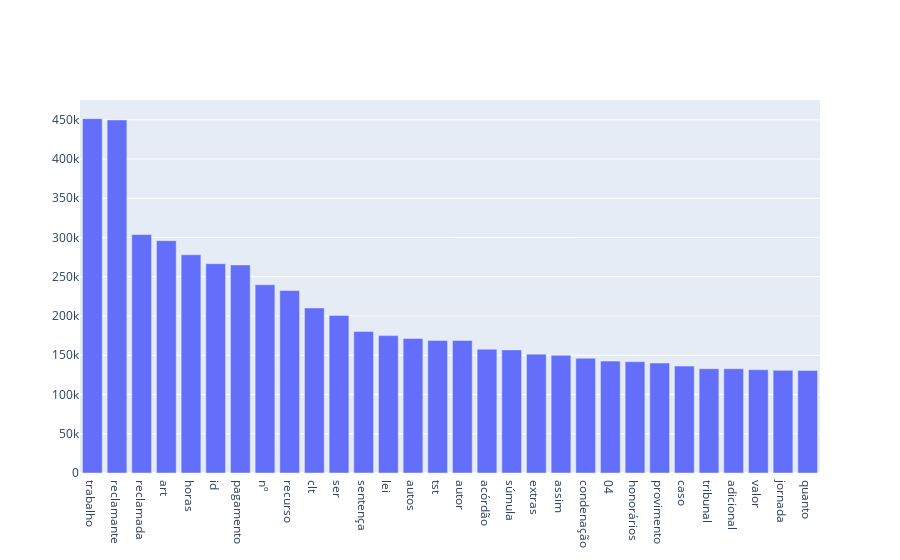

Notebook source saved alongside this figure:
### Code cell
trace = go.Bar(x=df2["INTEIRO_TEOR"], y=df2["QUANTIDADE"])
iplot({"data":[trace]})

### Figure 1 — Plotly figure (JSON) as saved in the notebook; plotly's stock layout.template omitted (floating-point values rounded to 4 significant figures)
{"data": [{"type": "bar", "x": ["trabalho", "reclamante", "reclamada", "art", "horas", "id", "pagamento", "nº", "recurso", "clt", "ser", "sentença", "lei", "autos", "tst", "autor", "acórdão", "súmula", "extras", "assim", "condenação", "04", "honorários", "provimento", "caso", "tribunal", "adicional", "valor", "jornada", "quanto"], "y": [451463, 449824, 303815, 295991, 277982, 266688, 265109, 239832, 232488, 210277, 200761, 180221, 175071, 171501, 168884, 168859, 157725, 156855, 151393, 149888, 146190, 142555, 141805, 140087, 136182, 132903, 132832, 131606, 130797, 130660]}], "layout": {}}
